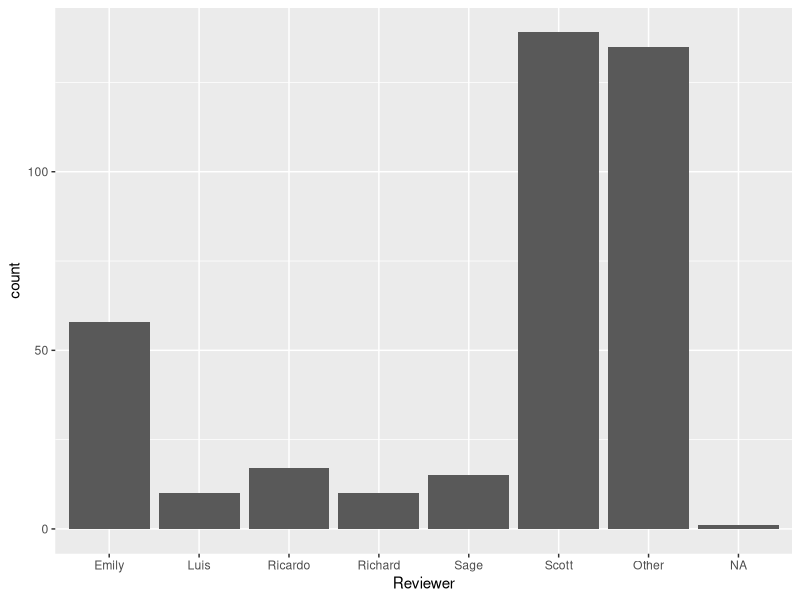
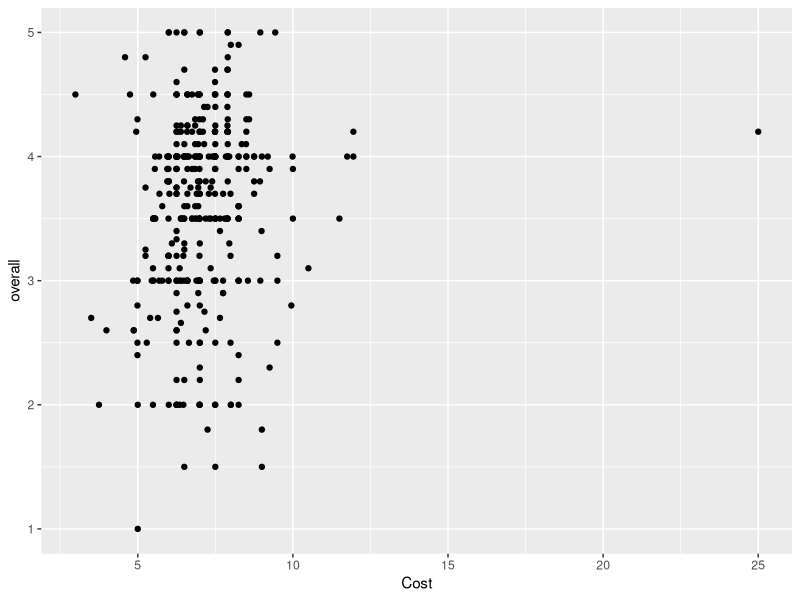

Reproduce these figures in R, in order.
## ---- chunk 1
knitr::opts_chunk$set(echo=TRUE)
## ---- chunk 2
library(tidyverse)
## ---- chunk 3
burritos <- read_csv("data/burritos_01022018.csv")
## ---- chunk 4
glimpse(burritos)
## ---- chunk 5
burritos %>%
  mutate(Reviewer = fct_lump(Reviewer, n = 5)) %>%
  ggplot(mapping = aes(x = Reviewer)) +
    geom_bar()
## ---- chunk 6
ggplot(data = burritos, mapping = aes(x = Cost, y = overall)) +
  geom_point()
